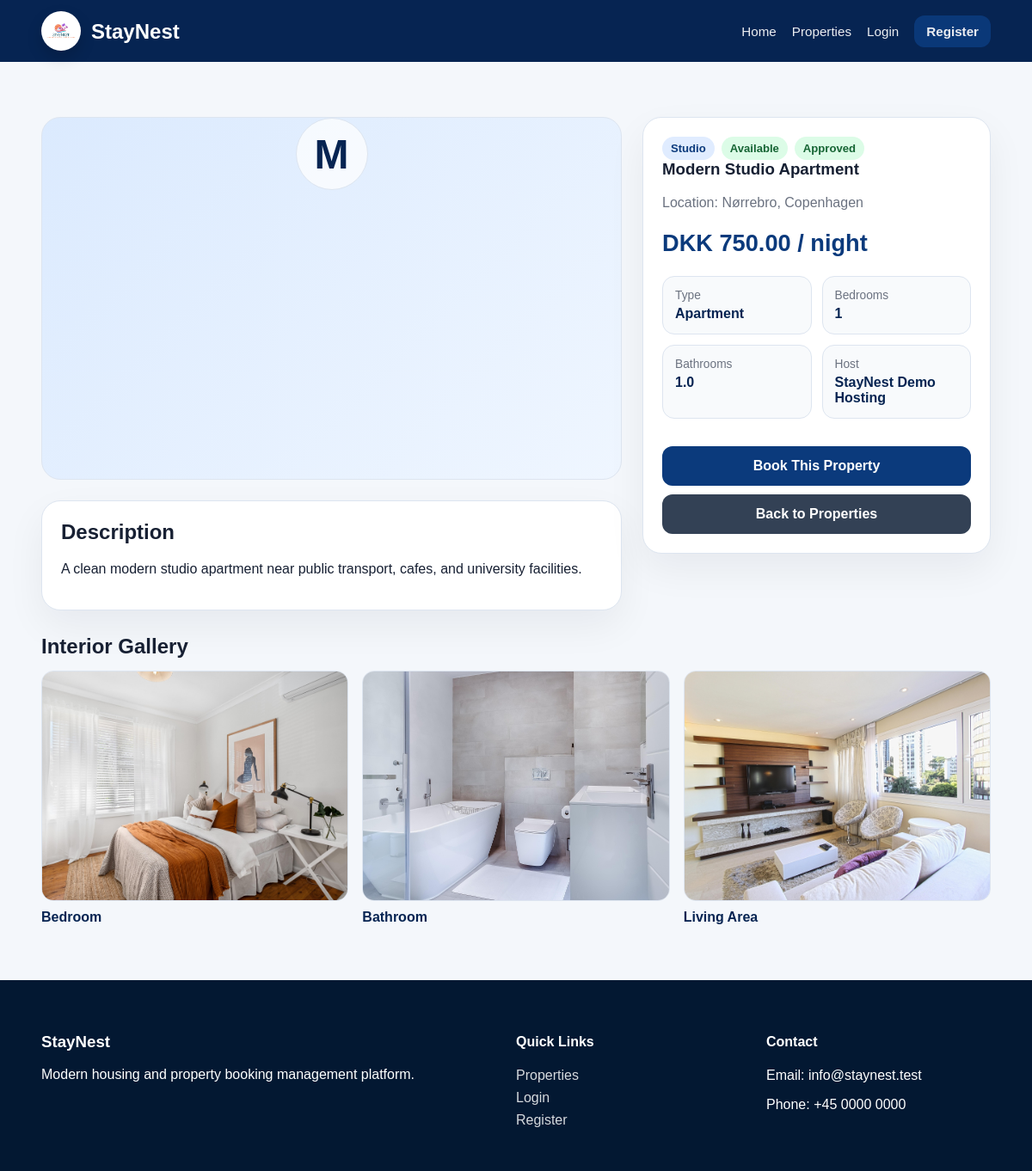
Screenshot of /public/property/show/1 with the database file from the repository.
### tables this page shows
CREATE TABLE properties (
    property_id INT AUTO_INCREMENT PRIMARY KEY,
    host_id INT NOT NULL,
    location_id INT NOT NULL,
    title VARCHAR(180) NOT NULL,
    description TEXT NULL,
    address VARCHAR(180) NULL,
    property_type VARCHAR(80) NOT NULL DEFAULT 'Apartment',
    bedrooms TINYINT UNSIGNED NOT NULL DEFAULT 1,
    bathrooms DECIMAL(3,1) NOT NULL DEFAULT 1.0,
    image VARCHAR(255) NULL,
    price DECIMAL(10,2) NOT NULL DEFAULT 0.00,
    category VARCHAR(80) NOT NULL DEFAULT 'Apartment',
    availability ENUM('available','unavailable') NOT NULL DEFAULT 'available',
    status ENUM('pending','approved','rejected') NOT NULL DEFAULT 'pending',
    created_at TIMESTAMP DEFAULT CURRENT_TIMESTAMP,
    updated_at TIMESTAMP DEFAULT CURRENT_TIMESTAMP ON UPDATE CURRENT_TIMESTAMP,
    CONSTRAINT fk_properties_hosts
        FOREIGN KEY (host_id) REFERENCES hosts(host_id)
        ON DELETE CASCADE ON UPDATE CASCADE,
    CONSTRAINT fk_properties_locations
        FOREIGN KEY (location_id) REFERENCES locations(location_id)
        ON DELETE RESTRICT ON UPDATE CASCADE
);

CREATE TABLE locations (
    location_id INT AUTO_INCREMENT PRIMARY KEY,
    city VARCHAR(100) NOT NULL,
    area VARCHAR(100) NULL,
    country VARCHAR(100) NOT NULL DEFAULT 'Denmark',
    postal_code VARCHAR(20) NULL,
    created_at TIMESTAMP DEFAULT CURRENT_TIMESTAMP,
    updated_at TIMESTAMP DEFAULT CURRENT_TIMESTAMP ON UPDATE CURRENT_TIMESTAMP
);

CREATE TABLE hosts (
    host_id INT AUTO_INCREMENT PRIMARY KEY,
    user_id INT NOT NULL,
    company_name VARCHAR(150) NOT NULL,
    company_description TEXT NULL,
    contact_information VARCHAR(255) NULL,
    created_at TIMESTAMP DEFAULT CURRENT_TIMESTAMP,
    updated_at TIMESTAMP DEFAULT CURRENT_TIMESTAMP ON UPDATE CURRENT_TIMESTAMP,
    CONSTRAINT fk_hosts_users
        FOREIGN KEY (user_id) REFERENCES users(user_id)
        ON DELETE CASCADE ON UPDATE CASCADE
);

### app/core/Controller.php (called while the page is built, shortened)
<?php
class Controller
{
    protected function model(string $model): object
    {
        return new $model();
    }
    protected function view(string $view, array $data = []): void
    {
        extract($data);
        $viewFile = APP_ROOT . '/app/views/' . $view . '.php';
        require $viewFile;
    }
}

### app/controllers/PropertyController.php (called while the page is built, shortened)
<?php
class PropertyController extends Controller
{
    private Property $propertyModel;
    private array $managerRoles = ['main_admin', 'booking_property_admin'];
    public function __construct()
    {
        $this->propertyModel = $this->model('Property');
    }
    public function show(int $id): void
    {
        $property = $this->propertyModel->findById($id);
        $role = Auth::role();
        $canManage = Auth::check() && in_array($role, $this->managerRoles, true);
        $isHostOwner = Auth::check() && $role === 'host' && $this->propertyModel->userOwnsProperty($id, Auth::userId());
        $this->view('properties/show', [
            'title' => $property['title'],
            'property' => $property,
            'canManage' => $canManage,
            'isHostOwner' => $isHostOwner,
        ]);
    }
}

### app/core/Router.php (called while the page is built, shortened)
<?php
class Router
{
    private string $defaultMethod = 'index';
    public function dispatch(): void
    {
        $url = $this->parseUrl();
        $methodName = $url[1] ?? $this->defaultMethod;
        $controller = new $controllerName();
        $params = array_slice($url, 2);
        call_user_func_array([$controller, $methodName], $params);
    }
    private function parseUrl(): array
    {
        $url = trim($_GET['url'], '/');
        $url = filter_var($url, FILTER_SANITIZE_URL);
        return explode('/', $url);
    }
}

### public/index.php (called while the page is built, shortened)
<?php
spl_autoload_register(function ($className) {
    $paths = [
        APP_ROOT . '/app/core/' . $className . '.php',
        APP_ROOT . '/app/controllers/' . $className . '.php',
        APP_ROOT . '/app/models/' . $className . '.php',
    ];
    foreach ($paths as $path) {
        if (file_exists($path)) {
            return;
        }
    }
});
$router = new Router();
$router->dispatch();

### app/core/Model.php (called while the page is built, shortened)
<?php
class Model
{
    public function __construct()
    {
        $this->db = Database::connect();
    }
}

### app/core/Database.php (called while the page is built)
<?php
class Database
{
    private static ?PDO $connection = null;
    public static function connect(): PDO
    {
        if (self::$connection === null) {
            $dsn = 'mysql:host=' . DB_HOST . ';dbname=' . DB_NAME . ';charset=' . DB_CHARSET;
            $options = [
                PDO::ATTR_ERRMODE => PDO::ERRMODE_EXCEPTION,
                PDO::ATTR_DEFAULT_FETCH_MODE => PDO::FETCH_ASSOC,
                PDO::ATTR_EMULATE_PREPARES => false,
            ];
            try {
                self::$connection = new PDO($dsn, DB_USER, DB_PASS, $options);
            } catch (PDOException $e) {
                die('Database connection failed: ' . $e->getMessage());
            }
        }
        return self::$connection;
    }
}

### app/models/Property.php (called while the page is built, shortened)
<?php
class Property extends Model
{
    public function findById(int $id): ?array
    {
        $stmt = $this->db->prepare($this->baseSelect() . ' WHERE p.property_id = :id LIMIT 1');
        $stmt->execute(['id' => $id]);
        $property = $stmt->fetch();
        return $property ?: null;
    }
    private function baseSelect(): string
    {
        return 'SELECT p.*, h.company_name, h.user_id AS host_user_id, u.name AS host_user_name, u.email AS host_email,
                       l.city, l.area, l.country, l.postal_code,
                       (SELECT COUNT(*) FROM bookings b WHERE b.property_id = p.property_id) AS booking_count
                FROM properties p
                INNER JOIN hosts h ON h.host_id = p.host_id
                INNER JOIN users u ON u.user_id = h.user_id
                INNER JOIN locations l ON l.location_id = p.location_id';
    }
}

### app/views/properties/show.php (the view, shortened to what this page needs)
<?php require APP_ROOT . '/app/views/layouts/header.php'; ?>
<?php
    $imagePath = PUBLIC_PATH . '/uploads/properties/' . ($property['image'] ?? '');
    $hasImage = !empty($property['image']) && is_file($imagePath);
    $locationText = trim(($property['area'] ? $property['area'] . ', ' : '') . $property['city']);
    $bookable = ($property['status'] ?? '') === 'approved' && ($property['availability'] ?? '') === 'available';
    $interiorGallery = [
        [
            'label' => 'Bedroom',
            'filename' => 'interior-bedroom.jpg',
            'alt' => 'Bedroom interior',
        ],
        [
            'label' => 'Bathroom',
            'filename' => 'interior-bathroom.jpg',
            'alt' => 'Bathroom interior',
        ],
        [
            'label' => 'Living Area',
            'filename' => 'interior-living-area.jpg',
            'alt' => 'Living area interior',
        ],
    ];
?>
<section class="container section property-detail-page">
    <div class="property-detail-layout">
        <div>
            <?php if ($hasImage): ?>
                <img class="property-detail-image" src="<?= URL_ROOT; ?>/uploads/properties/<?= htmlspecialchars($property['image'], ENT_QUOTES, 'UTF-8'); ?>" alt="<?= htmlspecialchars($property['title'], ENT_QUOTES, 'UTF-8'); ?>">
            <?php else: ?>
                <div class="property-detail-image property-placeholder"><span><?= htmlspecialchars(substr($property['title'], 0, 1), ENT_QUOTES, 'UTF-8'); ?></span></div>
            <?php endif; ?>
            <div class="card property-description-card">
                <h2>Description</h2>
                <p><?= nl2br(htmlspecialchars($property['description'] ?? 'No description added.', ENT_QUOTES, 'UTF-8')); ?></p>
            </div>
        </div>
        <aside class="card property-detail-panel">
            <div class="property-meta-row">
                <span class="badge"><?= htmlspecialchars($property['category'] ?? 'Property', ENT_QUOTES, 'UTF-8'); ?></span>
                <span class="badge <?= ($property['availability'] ?? '') === 'available' ? 'badge-green' : 'badge-gray'; ?>">
                    <?= htmlspecialchars(ucfirst($property['availability'] ?? 'Unavailable'), ENT_QUOTES, 'UTF-8'); ?>
                </span>
                <span class="badge badge-status-<?= htmlspecialchars($property['status'] ?? 'pending', ENT_QUOTES, 'UTF-8'); ?>">
                    <?= htmlspecialchars(ucfirst($property['status'] ?? 'Pending'), ENT_QUOTES, 'UTF-8'); ?>
                </span>
            </div>
            <h1><?= htmlspecialchars($property['title'], ENT_QUOTES, 'UTF-8'); ?></h1>
            <p class="muted property-location">Location: <?= htmlspecialchars($locationText, ENT_QUOTES, 'UTF-8'); ?></p>
            <strong class="price detail-price">DKK <?= number_format((float) $property['price'], 2); ?> / night</strong>
            <div class="detail-facts">
                <div>
                    <span>Type</span>
                    <strong><?= htmlspecialchars($property['property_type'] ?? $property['category'] ?? 'Property', ENT_QUOTES, 'UTF-8'); ?></strong>
                </div>
                <div>
                    <span>Bedrooms</span>
                    <strong><?= (int) ($property['bedrooms'] ?? 1); ?></strong>
                </div>
                <div>
                    <span>Bathrooms</span>
                    <strong><?= number_format((float) ($property['bathrooms'] ?? 1), 1); ?></strong>
                </div>
                <div>
                    <span>Host</span>
                    <strong><?= htmlspecialchars($property['company_name'] ?? 'StayNest Host', ENT_QUOTES, 'UTF-8'); ?></strong>
                </div>
            </div>
            <?php if ($bookable): ?>
                <a class="btn detail-book-btn" href="<?= URL_ROOT; ?>/booking/create/<?= (int) $property['property_id']; ?>">Book This Property</a>
            <?php else: ?>
                <button class="btn detail-book-btn btn-secondary" type="button" disabled>Not Available for Booking</button>
            <?php endif; ?>
            <a class="btn btn-secondary detail-back-btn" href="<?= URL_ROOT; ?>/property">Back to Properties</a>
        </aside>
    </div>
    <section class="property-gallery-section" aria-label="Interior gallery">
        <h2>Interior Gallery</h2>
        <div class="property-gallery">
            <?php foreach ($interiorGallery as $galleryImage): ?>
                <?php $galleryImagePath = PUBLIC_PATH . '/uploads/properties/' . $galleryImage['filename']; ?>
                <figure class="property-gallery-item">
                    <?php if (is_file($galleryImagePath)): ?>
                        <img src="<?= URL_ROOT; ?>/uploads/properties/<?= htmlspecialchars($galleryImage['filename'], ENT_QUOTES, 'UTF-8'); ?>" alt="<?= htmlspecialchars($galleryImage['alt'], ENT_QUOTES, 'UTF-8'); ?>">
                    <?php else: ?>
                        <div class="property-gallery-fallback">Image unavailable</div>
                    <?php endif; ?>
                    <figcaption><?= htmlspecialchars($galleryImage['label'], ENT_QUOTES, 'UTF-8'); ?></figcaption>
                </figure>
            <?php endforeach; ?>
        </div>
    </section>
</section>
<?php require APP_ROOT . '/app/views/layouts/footer.php'; ?>

### rows the page displays
properties: title "M", description "A clean modern studio apartment near public transport, cafes, and university facilities.", category "Studio", availability "Available", status "Approved", title "Modern Studio Apartment", location.city "Nørrebro, Copenhagen", price "750.00", property_type "Apartment", bedrooms "1", bathrooms "1.0", host.company_name "StayNest Demo Hosting"

### other values shown
$galleryImage['label'] "Bedroom"
$galleryImage['label'] "Bathroom"
$galleryImage['label'] "Living Area"
